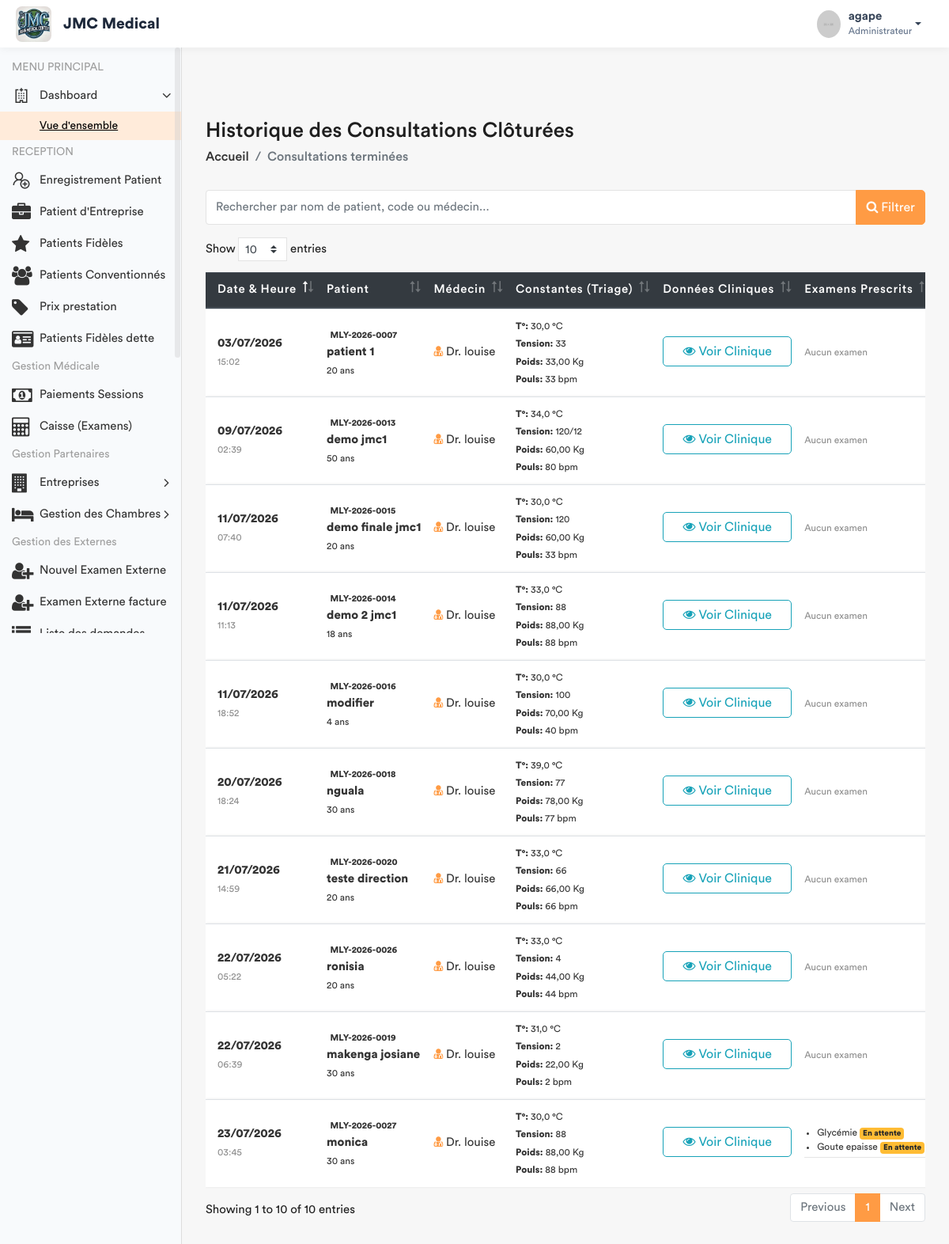
Page /medecin/consultations/historique/ (signed in) on the earlier database version.
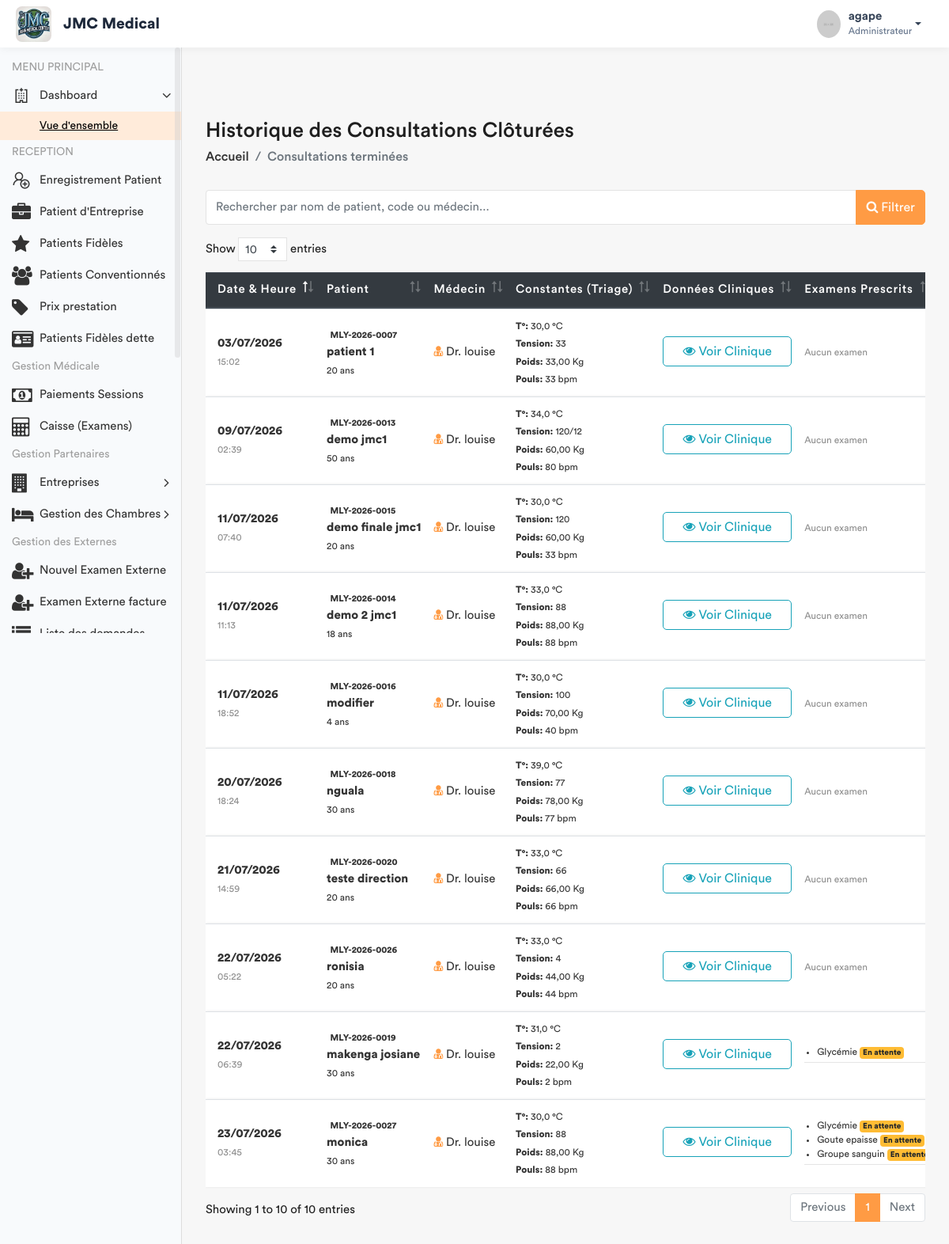
Same page on the later database version.
### app/models.py (models this page shows, shortened)
class Consultation(models.Model):
    triage = models.OneToOneField(SigneVital, db_index=True, on_delete=models.CASCADE)
    medecin = models.ForeignKey(settings.AUTH_USER_MODEL, on_delete=models.SET_NULL, null=True)
    motif_consultation = models.TextField(verbose_name="Motif")
    antecedent = models.CharField(max_length  = 255 , null = True , blank = True)
    histoire_maladie = models.TextField(verbose_name="Histoire de la maladie")
    examen_physique = models.TextField(verbose_name="Examen physique")
    complement_d_anamnese = models.CharField(max_length=200, null=True)
    hypothese_diagnostique = models.TextField(verbose_name="Hypothèse diagnostique")
    date_creation = models.DateTimeField(default=timezone.now)
    consultation_payee = models.BooleanField(default=False, verbose_name="Consultation payée")
    session = models.OneToOneField(SessionSoins, on_delete=models.CASCADE, null=True)
    hopital = models.ForeignKey(Hopital , on_delete= models.SET_NULL , null = True)

class SigneVital(models.Model):
    patient = models.ForeignKey(Patient, on_delete=models.CASCADE)
    temperature = models.DecimalField(max_digits=4, decimal_places=1)
    poids = models.DecimalField(max_digits=5, decimal_places=2)
    tension_arterielle = models.CharField(max_length=10)
    frequence_cardiaque = models.IntegerField()
    frequence_respiratoire = models.IntegerField(null=True, blank=True)
    saturation_oxygene = models.IntegerField(null=True, blank=True)
    date_prelevement = models.DateTimeField(default=timezone.now)
    infirmier = models.ForeignKey(User, on_delete=models.SET_NULL, null=True)
    est_consulte = models.BooleanField(default=False)
    session = models.ForeignKey(SessionSoins, on_delete=models.CASCADE, related_name='signes_vitaux', null=True)
    hopital = models.ForeignKey(Hopital , on_delete= models.SET_NULL , null = True)

class Patient(models.Model):
    TYPE_CHOICES = [
        ('SIMPLE', 'Patient Simple'),
        ('FIDELE', 'Patient Fidèle'),
        ('CONVENTIONNE', 'Patient Conventionné'),
    ]
    code_patient = models.CharField(max_length=20, unique=True, editable=False)
    noms = models.CharField(max_length=100)
    service = models.ForeignKey('Service', on_delete=models.PROTECT, related_name='patients', null=True)
    sexe = models.CharField(max_length=1, choices=[('M', 'Masculin'), ('F', 'Féminin')])
    age = models.CharField(max_length=30)
    adresse = models.TextField()
    telephone = models.CharField(max_length=20)
    hopital = models.ForeignKey(Hopital , on_delete=models.SET_NULL , related_name= 'patient_hopital', null = True)
    type_patient = models.CharField(max_length=15, choices=TYPE_CHOICES, default='SIMPLE')
    a_carte_fidelite = models.BooleanField(default=False, verbose_name="Possède carte de fidélité")
    entreprise = models.ForeignKey(
        'Entreprise',
        on_delete=models.SET_NULL,
        null=True,
        blank=True,
        related_name='patients',
        verbose_name="Entreprise (si conventionné)"
    )
    fiche_payee = models.BooleanField(default=False)
    created_by = models.ForeignKey(User, on_delete=models.SET_NULL, null=True, related_name='patients_crees')
    date_creation = models.DateTimeField(auto_now_add=True)
    date_modification = models.DateTimeField(auto_now=True)

class DemandeExamen(models.Model):
    STATUT = [
        ('EN_ATTENTE', 'En attente'),
        ('TERMINE', 'Terminé'),
        ('ANNULE', 'Annulé'),
    ]
    consultation = models.ForeignKey('Consultation', related_name='examens', on_delete=models.CASCADE)
    prestation = models.ForeignKey('Prestation', on_delete=models.PROTECT)
    indication = models.TextField(blank=True, help_text="Note du médecin pour le technicien")
    resultat = models.TextField(blank=True, null=True)
    image_resultat = models.ImageField(upload_to='resultats_examens/', blank=True, null=True)
    technicien = models.ForeignKey(
        settings.AUTH_USER_MODEL,
        related_name='examens_realises',
        on_delete=models.SET_NULL,
        null=True,
        blank=True
    )
    statut = models.CharField(max_length=20, choices=STATUT, default='EN_ATTENTE')
    date_demande = models.DateTimeField(default=timezone.now)
    date_realisation = models.DateTimeField(null=True, blank=True)
    quantite = models.PositiveIntegerField(default=1)
    hopital = models.ForeignKey(Hopital , on_delete= models.SET_NULL , null = True)

class Prestation(models.Model):
    CATEGORIES = [
        ('ADM', 'Administratif'),
        ('CONS', 'Consultation'),
        ('LABO', 'Laboratoire'),
        ('SOIN', 'Soins'),
        ('ECHO', 'Échographie'),
        ('RADIO', 'Radiologie'),
        ('SCAN', 'Scanner'),
        ('IRM', 'IRM'),
        ('CARDIO', 'Cardiographie'),
        ('GYNECO', 'Gynécographie'),
        ('ONCO', 'Oncologie'),
        ('ORTHO', 'Orthopédie'),
        ('DERMA', 'Dermatologie'),
        ('OPHTA', 'Ophtalmologie'),
        ('PSY', 'Psychiatrie'),
        ('KINE', 'Rééducation / Kinésithérapie'),
        ('MED', 'Acte Médical'),
        ('CHIR', 'Acte Chirurgical'),
        ('CONS_MAT', 'Consultation Maternité'),
        ('MAT', 'Forfait Maternité / Accouchement'),
    ]
    libelle = models.CharField(max_length=200, verbose_name="Libellé")
    categorie = models.CharField(max_length=10, choices=CATEGORIES, verbose_name="Catégorie")
    prix = models.DecimalField(max_digits=10, decimal_places=2, default=Decimal('0.00'), verbose_name="Prix (CDF)")
    hopital =  models.ForeignKey(Hopital, on_delete= models.SET_NULL , null = True , related_name = 'hopital_prestation')
    valeur_normale = models.CharField(
        max_length=150, blank=True, null=True,
        verbose_name="Valeur Normale / Référence (Labo uniquement)",
        help_text="Ex: 70-110 mg/dl, Négatif, etc."
    )
    class Meta:
        verbose_name = "Prestation"
        verbose_name_plural = "Prestations"

### app/views.py (the view)
# urls.py: path('medecin/consultations/historique/', views.liste_consultations_terminees, name='liste_consultations'),
@login_required
def liste_consultations_terminees(request):
    role = Fonction.objects.select_related('hopital', 'fonctionKey').filter(userKey=request.user).first()
    hopital_user = role.hopital if role else None
    fonctionKey = role.fonctionKey.roleName if role and role.fonctionKey else None
    consultations = Consultation.objects.none()
    if hopital_user:
        consultations = (
            Consultation.objects.select_related(
                'triage__patient',
                'medecin'
            )
            .prefetch_related(
                'examens__prestation'
            )
            .filter(
                triage__patient__hopital=hopital_user
            )
            .order_by('-date_creation')
        )
    context = {
        'consultations': consultations,
        'fonctionKey': fonctionKey,
        'hopital_user': hopital_user,
    }
    return render(request, 'back-end/medecin/liste_consultations.html', context)

### app/templates/back-end/medecin/liste_consultations.html (shortened to what the changed rows need)
<!DOCTYPE html>
{% load static %}
<html lang="fr">
    <head>
        {% include 'back-end/includes/css.html' %}
    </head>
    <body>
        <div class="main-wrapper">
            <div class="page-wrapper">
                <div class="content container-fluid">
                    <div class="row">
                        <div class="col-md-12">
                            <div class="table-responsive">
                                <table class="table table-hover custom-table mb-0 datatable">
                                    <thead class="thead-dark">
                                        <tr>
                                            <th>Date & Heure</th>
                                            <th>Patient</th>
                                            <th>Médecin</th>
                                            <th>Constantes (Triage)</th>
                                            <th>Données Cliniques</th>
                                            <th>Examens Prescrits</th>
                                        </tr>
                                    </thead>
                                    <tbody>
                                        {% for c in consultations %}
                                        <tr>
                                            <td>
                                                <strong>{{ c.date_creation|date:"d/m/Y" }}</strong><br>
                                                <small class="text-muted">{{ c.date_creation|date:"H:i" }}</small>
                                            </td>
                                            <td>
                                                <span class="badge badge-light-info">{{ c.triage.patient.code_patient }}</span><br>
                                                <strong>{{ c.triage.patient.noms }}</strong><br>
                                                <small>{{ c.triage.patient.age }} ans</small>
                                            </td>
                                            <td>
                                                <i class="fa fa-user-md text-primary"></i> Dr. {{ c.medecin.get_full_name|default:c.medecin.username }}
                                            </td>
                                            <td>
                                                <small>
                                                    <strong>T°:</strong> {{ c.triage.temperature }} °C <br>
                                                    <strong>Tension:</strong> {{ c.triage.tension_arterielle|default:"--" }} <br>
                                                    <strong>Poids:</strong> {{ c.triage.poids }} Kg <br>
                                                    <strong>Pouls:</strong> {{ c.triage.frequence_cardiaque|default:"--" }} bpm
                                                </small>
                                            </td>
                                            <td>
                                                <button class="btn btn-xs btn-outline-info btn-block mb-1" data-toggle="collapse" data-target="#clinique_{{ c.id }}">
                                                    <i class="fa fa-eye"></i> Voir Clinique
                                                </button>
                                            </td>
                                            <td>
                                                {% if c.examens.all %}
                                                    <ul class="pl-3 mb-0" style="font-size: 12px;">
                                                        {% for exam in c.examens.all %}
                                                            <li>
                                                                {{ exam.prestation.libelle }}
                                                                <span class="badge {% if exam.statut == 'TERMINE' %}badge-success{% elif exam.statut == 'ANNULE' %}badge-danger{% else %}badge-warning{% endif %}" style="font-size: 10px;">
                                                                    {{ exam.get_statut_display }}
                                                                </span>
                                                            </li>
                                                        {% endfor %}
                                                    </ul>
                                                    <hr class="my-1">
                                                {% else %}
                                                    <span class="text-muted" style="font-size: 12px;">Aucun examen</span>
                                                {% endif %}
                                            </td>
                                        </tr>
                                        {% endfor %}
                                    </tbody>
                                </table>
                            </div>
                        </div>
                    </div>
                </div>
            </div>
        </div>
    </body>
</html>

Differences in the rows shown:
added DemandeExamen: prestation.libelle "Groupe sanguin", statut "En…", shown under Consultation "monica"
shown differently, row unchanged: Consultation "makenga josiane": no longer shows "Aucun examen"
added DemandeExamen: prestation.libelle "Glycémie", statut "En attente", shown under Consultation "makenga josiane"
